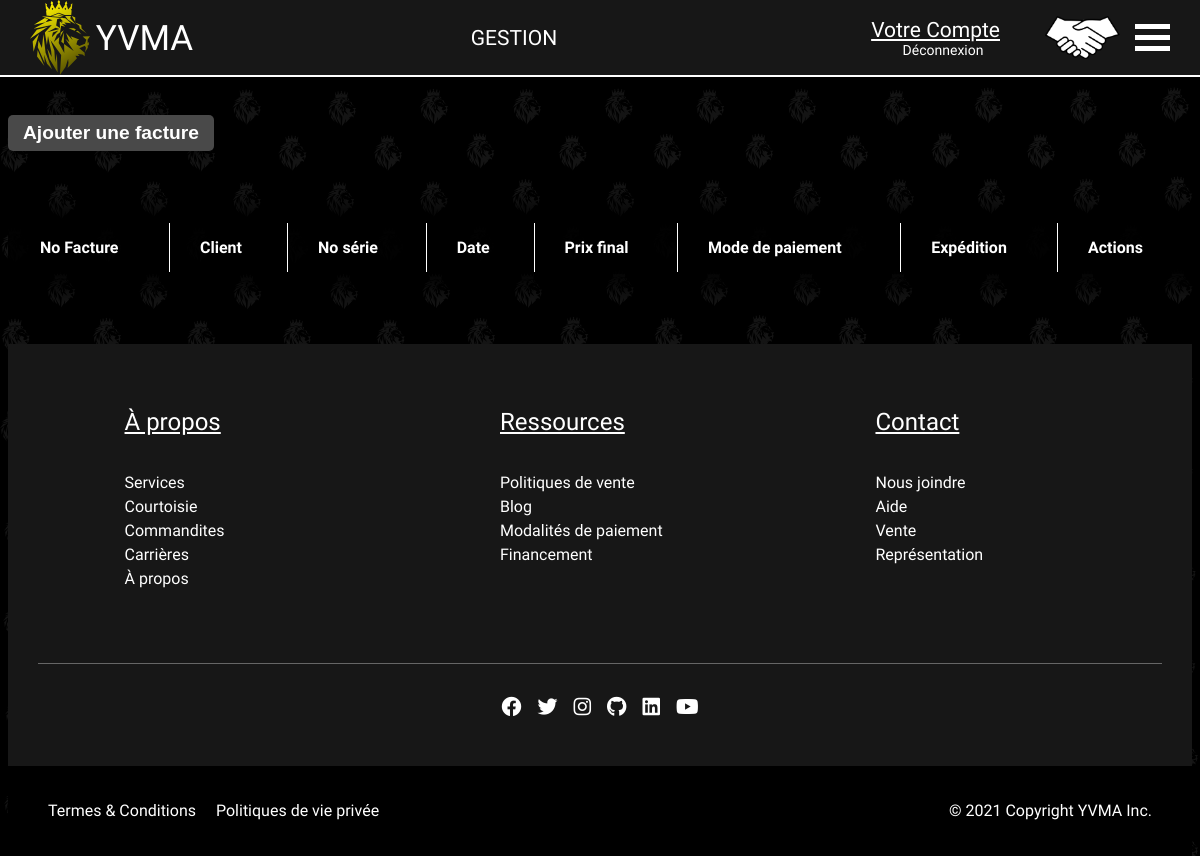
The app's page /VEHICULES_DOCCASION_INC/index.php?Commande&action=listeFactures (signed in), older data.
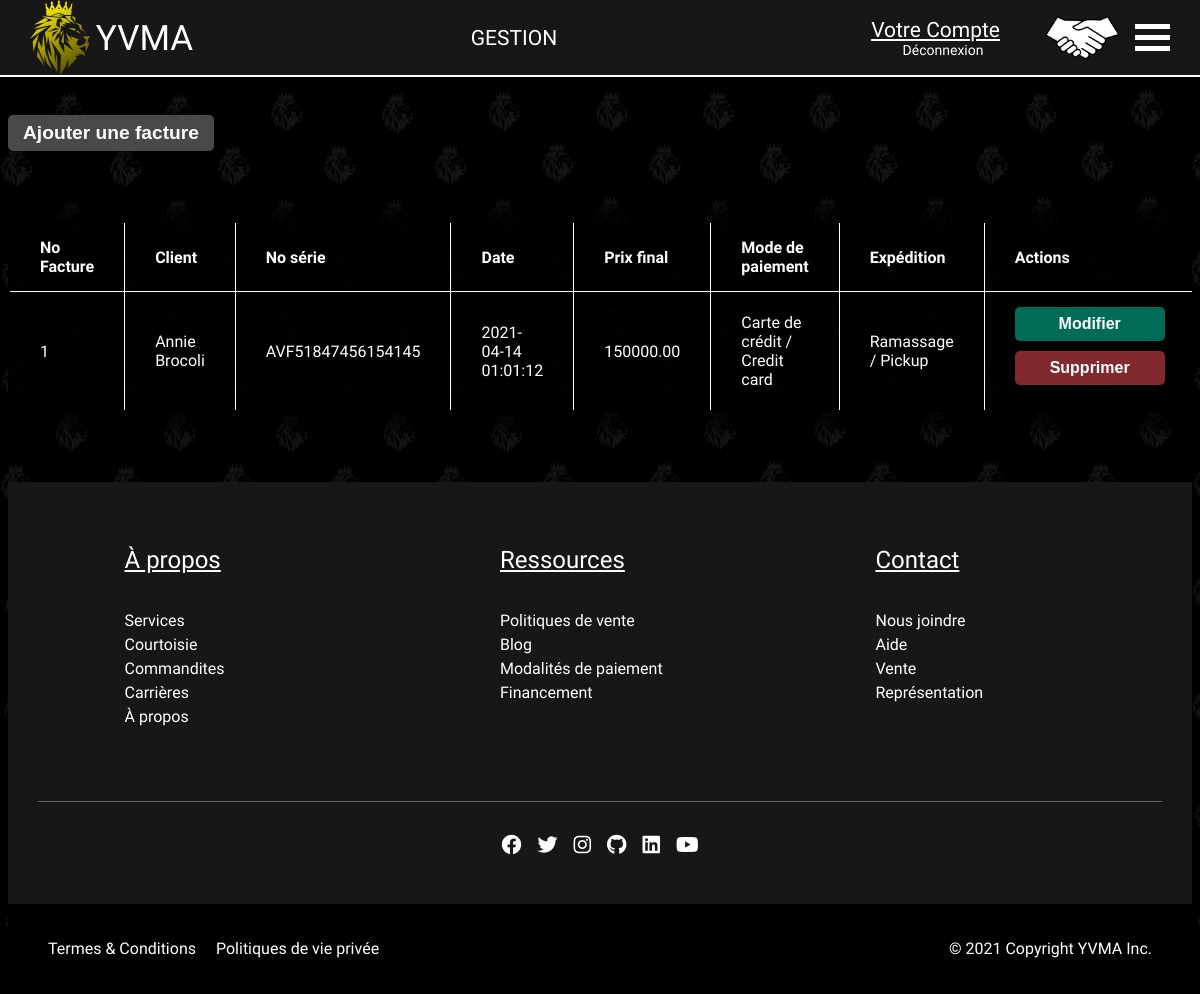
The same page, newer data.
### tables this page shows
CREATE TABLE facture (
	noFacture SMALLINT UNSIGNED,
	dateFacture DATETIME NOT NULL,
	prixFinal DECIMAL(10,2) NOT NULL,
	visibilite BOOLEAN NOT NULL,
	PRIMARY KEY (noFacture),
	FOREIGN KEY (noFacture) REFERENCES commande(noCommande)
);

CREATE TABLE utilisateur (
	idUtilisateur SMALLINT UNSIGNED AUTO_INCREMENT,
	prenom VARCHAR(50) NOT NULL,
	nom VARCHAR(50) NOT NULL,
	dateNaissance DATE NOT NULL,
	adresse VARCHAR(60) NOT NULL,
	codePostal CHAR(7) NOT NULL,
	telephone CHAR(12) NOT NULL,
	cellulaire CHAR(12),
	courriel VARCHAR(60) NOT NULL,
	pseudonyme VARCHAR(20) UNIQUE NOT NULL,
	motDePasse VARCHAR(250) NOT NULL,
	codeOubliMDP VARCHAR(250),
	dateExpirationCode DATE,
	villeId SMALLINT UNSIGNED NOT NULL,
	privilegeId SMALLINT UNSIGNED NOT NULL,
	visibilite BOOLEAN NOT NULL,
	PRIMARY KEY(idUtilisateur),
	FOREIGN KEY(villeId) REFERENCES ville(idVille),
	FOREIGN KEY(privilegeId) REFERENCES privilege(idPrivilege)
);

### VEHICULES_DOCCASION_INC/index.php (called while the page is built, shortened)
<?php
    function mon_autoloader($classe) {
        $repertoires = array(RACINE . "controleurs/",
						RACINE . "modeles/",
						RACINE . "vues/");
        foreach ($repertoires as $rep) {
            if (file_exists($rep . $classe . ".php")) {
                return;
            }
        }
    }
	Routeur::route();
?>

### VEHICULES_DOCCASION_INC/modeles/TemplateDAO.php (called while the page is built, shortened)
<?php
	abstract class TemplateDAO {
		public function __construct() {
			$this->connexion = new PDO("mysql:host=localhost;dbname=concessionnaire", "root", "");
		}
	}
?>

### VEHICULES_DOCCASION_INC/modeles/Modele_Commande.php (called while the page is built, shortened)
<?php
	class Modele_Commande extends TemplateDAO {
		public function obtenirFactures() {
			$requete = "SELECT noFacture, dateFacture, prixFinal, modePaiementNo, nomModeFR, nomModeEN,
				expeditionId, nomExpeditionFR, nomExpeditionEN, usagerId, prenom, nom, courriel, adresse,
				codePostal, telephone, pseudonyme, GROUP_CONCAT(' ', voitureId) AS voitureId FROM facture
				JOIN commande ON noFacture = noCommande JOIN commandeVoiture ON noCommande = commandeNo
				JOIN modePaiement ON modePaiementNo = idModePaiement JOIN expedition
				ON expeditionId = idExpedition JOIN utilisateur ON usagerId = idUtilisateur
				WHERE facture.visibilite = 1 AND statutId = 3 GROUP BY commandeNo";
			$resultats = $this -> connexion -> query($requete);
			$resultats -> execute();
			return $resultats -> fetchAll(PDO::FETCH_ASSOC);
		}
	}
?>

### VEHICULES_DOCCASION_INC/vues/ListeFacturesAdmin.php (the view, shortened to what this page needs)
<section class="yu-section">
    <div class="yu-table-facture yu-btn-ajouter-container">
        <button class="yu-btn-ajouter">Ajouter une facture</button>
    </div>
    <div class="yu-table-responsive">
        <table class="yu-table yu-table-facture">
            <thead>
                <tr>
                    <th>No Facture</th>
                    <th>Client</th>
                    <th>No série</th>
                    <th>Date</th>
                    <th>Prix final</th>
                    <th>Mode de paiement</th>
                    <th>Expédition</th>
                    <th>Actions</th>
                </tr>
            </thead>
            <tbody>
<?php foreach ($data['factures'] as $facture) { ?>
                <tr>
                    <td data-js-noFacture><?= $facture["noFacture"] ?></td>
                    <td><?= $facture["prenom"] ?> <?= $facture["nom"] ?></td>
                    <td><?= $facture["voitureId"] ?></td>
                    <td><?= $facture["dateFacture"] ?></td>
                    <td><?= $facture["prixFinal"] ?></td>
                    <td><?= $facture["nomModeFR"] ?> / <?= $facture["nomModeEN"] ?></td>
                    <td><?= $facture["nomExpeditionFR"]?> / <?= $facture["nomExpeditionEN"]?></td>
                    <td><button class="yu-btn-modifier yu-btn">Modifier</button><button class="yu-btn-supprimer yu-btn">Supprimer</button></td>
                </tr>
<?php }?>
            </tbody>
        </table>
    </div>
</section>

### VEHICULES_DOCCASION_INC/controleurs/Routeur.php
<?php
	class Routeur {
		public static function route() {
			$chaineRequete = $_SERVER["QUERY_STRING"];
			$posEperluette = strpos($chaineRequete, "&");
			$controleur = substr($chaineRequete, 0, $posEperluette);
			if ($controleur != "") {
				$classe = "Controleur_" . $controleur;
			} else {
				$classe = "Controleur_Voiture";
			}
			if (class_exists($classe)) {
				$objetControleur = new $classe;
				$objetControleur->traite($_REQUEST);
			} else {
				die("Erreur 404! Le controleur n'existe pas.");
			}
		}
	}
?>

### VEHICULES_DOCCASION_INC/controleurs/Controleur_Commande.php (shortened to what this page needs)
<?php
	class Controleur_Commande extends BaseControleur {
        public function traite(array $params) {
            $data = array();
            $modeleCommande = new Modele_Commande();
            if(isset($params["action"])) {
				$action = $params["action"];
            } else {
                $action = "affichePanier";
            }
            switch($action) {
                case "listeFactures":
                    if (isset($_SESSION["employe"]) || isset($_SESSION["admin"])) {
                        $data["factures"] = $modeleCommande -> obtenirFactures();
                        $data["commandes"] = $modeleCommande -> obtenir_tous("commande");
                        $this -> afficheVue("Head");
                        $this -> afficheVue("Header");
                        $this -> afficheVue("ListeFacturesAdmin", $data);
                        $this -> afficheVue("Footer");
                    } else {
                        header("Location: index.php?Utilisateur&action=connexion");
                    }
                    break;
            }
        }
    }
?>

### VEHICULES_DOCCASION_INC/controleurs/BaseControleur.php (shortened to what this page needs)
<?php
	abstract class BaseControleur {
		protected function afficheVue($nomVue, $data = null) {
			$cheminVue = RACINE . "vues/" . $nomVue . ".php";
			if (file_exists($cheminVue)) {
				include($cheminVue);
			} else {
				die("Erreur 404! La vue n'existe pas.");
			}
		}
	}
?>

### VEHICULES_DOCCASION_INC/vues/Head.php (shortened to what this page needs)
<html>
<head>
	<link rel="stylesheet" href="https://cdnjs.cloudflare.com/ajax/libs/font-awesome/5.13.0/css/all.min.css">
	<link rel="stylesheet" href="https://unpkg.com/swiper/swiper-bundle.min.css" />
	<link rel="stylesheet" href="assets/styles/styles.css">
	<link rel="stylesheet" href="assets/styles/header.css">
	<link rel="stylesheet" href="assets/styles/footer.css">
	<link rel="stylesheet" href="assets/styles/admin.css">
	<link rel="stylesheet" href="assets/styles/connexion.css">
	<link rel="stylesheet" href="assets/styles/compte.css">
	<link rel="stylesheet" href="assets/styles/compteModification.css">
	<link rel="stylesheet" href="assets/styles/creationCompte.css">
	<link rel="stylesheet" href="assets/styles/detailVoiture.css">
	<link rel="stylesheet" href="assets/styles/ListeVoitures.css">
	<link rel="stylesheet" href="assets/styles/accueil.css">
	<link rel="stylesheet" href="assets/styles/panier.css">
	<link rel="stylesheet" href="assets/styles/apropos.css">
	<link rel="stylesheet" href="assets/styles/politiques.css">
	<link rel="stylesheet" href="assets/styles/contact.css">
</head>
<body>

### VEHICULES_DOCCASION_INC/vues/Header.php (shortened to what this page needs)
<header class="header" data-component="Header">
	<nav class="navbar">
		<span><img class="logo" src="assets/logo_icones/YVMA_logo_gold.svg"></span>
        <div class="brand"><a href="index.php" class="brand_text">YVMA</a></div>
		<div class="menu">
			<ul class="liens">
				<?php if(isset($_SESSION["employe"]) || isset($_SESSION["admin"])) {?>
					<div class="dropdown">
						<a href="#" class="gestion" data-js-gestion>Gestion</a>
						<?php } ?>
					</ul>
				</div>
		<div class="cart" data-js-cart>
		<?php if(!isset($_SESSION["utilisateur"])) {?>
			<span class="connexion"><a href="index.php?Utilisateur&action=connexion">Connexion</a></span>
			<?php } else if(isset($_SESSION["utilisateur"])){ ?>
			<div class="container_connexion">
				<span class="connexion" data-js-menu-user><a href="index.php?Utilisateur&action=compte">Votre&nbsp;Compte</a></span>
				<span><a class="deconnexion" href="index.php?Utilisateur&action=deconnexion">Déconnexion</a></span>
			</div>
		</div>
<?php } ?>
            <a href="index.php?commande&action=affichePanier"><img class="handshake_icon" src="assets/logo_icones/handshake.png" data-js-cart></img></a>
		<div class="ham_icon" data-js-hamburger>
			<div></div>
			<div></div>
			<div></div>
		</div>
		<div class="hamburger">
			<ul class="liens_ham">
			</ul>
		</div>
    </nav>
</header>

### VEHICULES_DOCCASION_INC/vues/Footer.php (shortened to what this page needs)
<footer>
    <section class="footer-main">
        <div class="footer-main-item">
          <h2 class="footer-title">À propos</h2>
          <ul>
            <li><a href="#">Services</a></li>
            <li><a href="#">Courtoisie</a></li>
            <li><a href="#">Commandites</a></li>
            <li><a href="#">Carrières</a></li>
            <li><a href="index.php?Voiture&action=aPropos">À propos</a></li>
          </ul>
        </div>
        <div class="footer-main-item">
          <h2 class="footer-title">Ressources</h2>
          <ul>
            <li><a href="index.php?Voiture&action=politiques">Politiques de vente</a></li>
            <li><a href="#">Blog</a></li>
            <li><a href="#">Modalités de paiement</a></li>
            <li><a href="#">Financement</a></li>
          </ul>
        </div>
        <div class="footer-main-item">
          <h2 class="footer-title">Contact</h2>
          <ul>
            <li><a href="index.php?Voiture&action=contact">Nous joindre</a></li>
            <li><a href="#">Aide</a></li>
            <li><a href="#">Vente</a></li>
            <li><a href="#">Représentation</a></li>
          </ul>
        </div>
      </section>
      <section class="footer-social">
        <ul class="footer-social-list">
          <li><a href="#"><i class="fab fa-facebook"></i></a></li>
          <li><a href="#"><i class="fab fa-twitter"></i></a></li>
          <li><a href="#"><i class="fab fa-instagram"></i></a></li>
          <li><a href="#"><i class="fab fa-github"></i></a></li>
          <li><a href="#"><i class="fab fa-linkedin"></i></a></li>
          <li><a href="#"><i class="fab fa-youtube"></i></a></li>
        </ul>
      </section>
      <section class="footer-legal">
        <ul class="footer-legal-list">
          <li><a href="#">Termes &amp; Conditions</a></li>
          <li><a href="#">Politiques de vie privée</a></li>
          <li>&copy; 2021 Copyright YVMA Inc.</li>
        </ul>
      </section>
    </footer>

### VEHICULES_DOCCASION_INC/assets/styles/styles.css (style rules this page uses)
* { color: white; }
body { max-width: 100%; height: 100vh; min-height: 100vh; margin-top: calc(75px - 30px); box-sizing: border-box; font-family: 'Overpass', sans-serif; overflow-x: hidden; background-image: url(../images/lionBG.svg); background-size: cover; }
a { text-decoration: none; }
ul { list-style-type: none; padding: 0; }
button { -webkit-appearance: none; -moz-appearance: none; border: none; border-radius: 0; cursor: pointer; outline: none; padding: .5em 20px; transition: background-color .3s ease; width: fit-content; }
table { border-collapse: collapse; }
table, tr, th, td { border: solid 1px black; }
th, td { padding: 15px 30px; text-align: left; }

### VEHICULES_DOCCASION_INC/assets/styles/header.css (style rules this page uses)
header { font-family: 'Overpass', sans-serif; font-weight: 100; font-size: 14px; max-width: 100%; min-width: 800px; max-height: 75px; }
.navbar { display: flex; justify-items: start; align-items: center; text-align: center; position: fixed; top: 0; left:0; width: 100%; height: 75px; color: white; background-color: #171717; border-bottom: 2px solid white; z-index: 100; }
.brand { margin-left: 15px; font-size: 50px; }
.brand_text { font-family: 'Marcellus SC', serif; color: white; font-size: 50px; transition: 0.2s all ease-out; }
.logo { width: 60px; margin-left: 30px; }
.cart { display: flex; align-items: center; margin-left: auto; margin-right: 30px; }
.handshake_icon { margin-right: 15px; width: 75px; }
.menu { width: 50%; }
.liens { display: flex; justify-content: space-evenly; align-items: center; }
.liens a, .connexion, .langue { font-family: 'Overpass', sans-serif; font-weight: 100; color: white; font-size: 1.5em; text-decoration: underline; transition: 0.2s all ease-out; }
.liens a { color: #fff; text-transform: uppercase; text-decoration: none; display: inline-block; position: relative; }
.liens a:after { bottom: 0; content: ""; display: block; height: 2px; left: 50%; position: absolute; background: gold; transition: width 0.3s ease 0s, left 0.3s ease 0s; width: 0; }
.connexion { margin-right: 15px; }
.liens_ham { display: flex; flex-direction: column; width: 20%; padding: 10px; color: white; text-decoration: none; text-align: center; transition: 0.5s all ease-out; }
.ham_icon div { justify-self: center; width: 35px; height: 5px; background-color: white; margin: 6px 0; margin-right: 30px; }
.container_connexion { display: flex; flex-direction: column; }
.hamburger { position: absolute; right: -210; top: 52px; margin-left: 15px; z-index: 100; }
.dropdown { position: relative; display: inline-block; }
@media screen and (max-width: 1200px) { .brand, .brand-text { transform: scale(0.7); margin-left: -15px; } }

### VEHICULES_DOCCASION_INC/assets/styles/footer.css (style rules this page uses)
footer { background-color: #171717; color: white; font-family: "overpass", sans-serif; font-weight: 100; line-height: 1.5; }
footer ul { list-style: none; padding-left: 0; }
footer a { text-decoration: none; color: white; }
.footer-title { color: white; text-decoration: underline; font-weight: 100; font-size: 1.5rem; padding-bottom: 0.7rem; }
.footer-main { padding: 1.25rem 1.8rem; display: flex; flex-wrap: wrap; }
.footer-main-item { padding: 1.25rem; min-width: 12.5rem; }
.footer-social { padding: 0 1.875rem 1.25rem; }
.footer-social-list { display: flex; justify-content: center; border-top: 1px #666 solid; padding-top: 1.25rem; }
.footer-social-list li { margin: 0.5rem; font-size: 1.25rem; }
.footer-legal { padding: 0.9375rem 1.875rem; background-color: black; }
.footer-legal-list { width: 100%; display: flex; flex-wrap: wrap; }
.footer-legal-list li { margin: 0.125rem 0.625rem; white-space: nowrap; }
.footer-legal-list li:nth-last-child(2) { flex: 1; }
@media only screen and (min-width: 29.8125rem) { .footer-main { justify-content: space-around; } }

Row changes from the older to the newer data that the page shows:
now on this page (row edited): facture: noFacture "1", utilisateur.prenom "Annie", utilisateur.nom "Brocoli", voitureId "AVF51847456154145", dateFacture "2021-04-14 01:01:12", prixFinal "150000.00", nomModeFR "Carte de crédit", nomModeEN "Credit card", nomExpeditionFR "Ramassage", nomExpeditionEN "Pickup"
